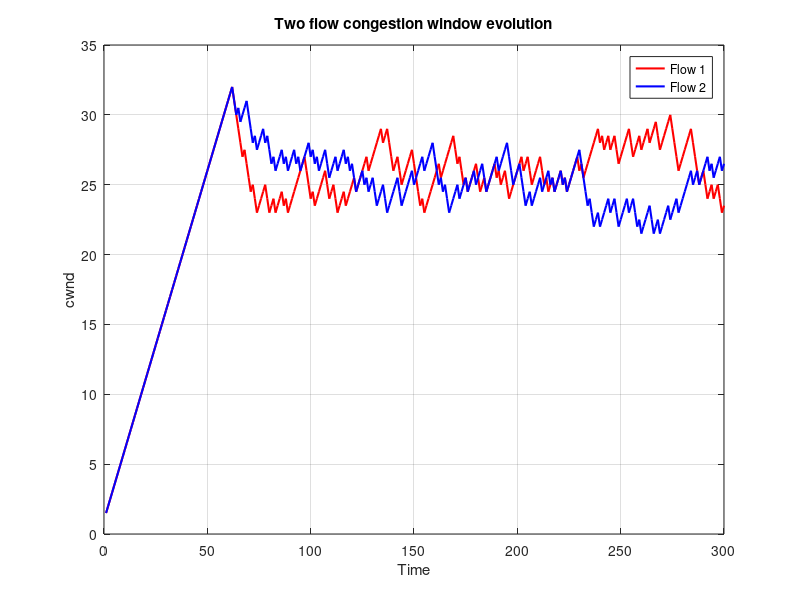

Recreate this plot in MATLAB.
clear;
clc;
close all;

T = 300; % number of time steps
mu = 50; %  service rate
K = 100; % buffer size

%initialise congestion window
cwnd1 = 1;
cwnd2 = 1;
q = 0;  % queue size
 
cwnd1_trace = zeros(1, T);
cwnd2_trace = zeros(1, T);
q_trace =  zeros(1, T);
drop_trace = zeros(1, T);

for t = 1:T
    arrivals1 = max(cwnd1,0);
    arrivals2 = max(cwnd2,0);
    total_arrivals = arrivals1 + arrivals2;
    
    q = q + total_arrivals;
    
    served = min(q, mu);
    q = q - served;

    if q > K
        drops = q - K; % packets dropped
        q = K;
    else
        drops = 0;
    end
    
    % example of proportional drops based on contribution
    if total_arrivals > 0
        p1 = arrivals1 / total_arrivals;
        p2 = arrivals2 / total_arrivals;
    else
        p1 = 0;
        p2 = 0;
    end

    loss_event1 = (drops > 0) && (rand < p1);
    loss_event2 = (drops > 0) && (rand < p2);

    % baseline, no congestion control
    if loss_event1
        cwnd1 = max(1, cwnd1 - 1); 
    else
        cwnd1 = cwnd1 + 0.5; 
    end

    if loss_event2
        cwnd2 = max(1, cwnd2 - 1);
    else
        cwnd2 = cwnd2 + 0.5;
    end

    cwnd1_trace(t) = cwnd1;
    cwnd2_trace(t) = cwnd2;
    q_trace(t) = q;
    drop_trace(t) = drops;
    
end

figure;
plot(cwnd1_trace, 'r', 'LineWidth', 1.5); hold on ;
plot(cwnd2_trace, 'b', 'LineWidth', 1.5); 
xlabel('Time');
ylabel('cwnd');
title('Two flow congestion window evolution');
legend('Flow 1', 'Flow 2');
grid on;
disp("Total packets drop: ");
disp(sum(drop_trace));
x1 = mean(cwnd1_trace);
x2 = mean(cwnd2_trace);
J = ((x1 + x2)^2)/(2*(x1^2 + x2^2));
disp("Jain fairness index: ");
disp(J);
